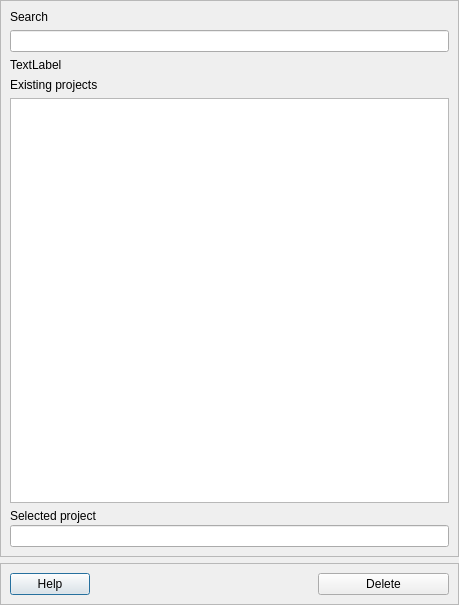
<?xml version="1.0" encoding="UTF-8"?>
<ui version="4.0">
 <class>Dialog</class>
 <widget class="QDialog" name="Dialog">
  <property name="geometry">
   <rect>
    <x>0</x>
    <y>0</y>
    <width>459</width>
    <height>605</height>
   </rect>
  </property>
  <property name="windowTitle">
   <string>Dialog</string>
  </property>
  <layout class="QVBoxLayout" name="verticalLayout_5">
   <property name="leftMargin">
    <number>0</number>
   </property>
   <property name="topMargin">
    <number>0</number>
   </property>
   <property name="rightMargin">
    <number>0</number>
   </property>
   <property name="bottomMargin">
    <number>0</number>
   </property>
   <item>
    <widget class="QFrame" name="frame">
     <property name="frameShape">
      <enum>QFrame::StyledPanel</enum>
     </property>
     <property name="frameShadow">
      <enum>QFrame::Raised</enum>
     </property>
     <layout class="QVBoxLayout" name="verticalLayout_3">
      <item>
       <layout class="QVBoxLayout" name="verticalLayout">
        <item>
         <widget class="QLabel" name="label_31">
          <property name="text">
           <string>Search</string>
          </property>
         </widget>
        </item>
        <item>
         <widget class="QLineEdit" name="txt_delete_search"/>
        </item>
        <item>
         <widget class="QLabel" name="lbl_delete_status_search">
          <property name="text">
           <string>TextLabel</string>
          </property>
         </widget>
        </item>
       </layout>
      </item>
      <item>
       <layout class="QVBoxLayout" name="verticalLayout_2">
        <item>
         <widget class="QLabel" name="label_32">
          <property name="text">
           <string>Existing projects</string>
          </property>
         </widget>
        </item>
        <item>
         <widget class="QListView" name="list_delete_projects_view"/>
        </item>
       </layout>
      </item>
      <item>
       <layout class="QVBoxLayout" name="verticalLayout_34">
        <property name="spacing">
         <number>2</number>
        </property>
        <item>
         <widget class="QLabel" name="label_33">
          <property name="text">
           <string>Selected project</string>
          </property>
         </widget>
        </item>
        <item>
         <widget class="QLineEdit" name="txt_delete_selected_projects">
          <property name="readOnly">
           <bool>true</bool>
          </property>
         </widget>
        </item>
       </layout>
      </item>
     </layout>
    </widget>
   </item>
   <item>
    <widget class="QFrame" name="frame_bottom">
     <property name="frameShape">
      <enum>QFrame::StyledPanel</enum>
     </property>
     <property name="frameShadow">
      <enum>QFrame::Raised</enum>
     </property>
     <layout class="QVBoxLayout" name="verticalLayout_4">
      <item>
       <layout class="QHBoxLayout" name="horizontalLayout">
        <item>
         <widget class="QPushButton" name="btn_help">
          <property name="text">
           <string>Help</string>
          </property>
         </widget>
        </item>
        <item>
         <spacer name="horizontalSpacer_12">
          <property name="orientation">
           <enum>Qt::Horizontal</enum>
          </property>
          <property name="sizeHint" stdset="0">
           <size>
            <width>40</width>
            <height>20</height>
           </size>
          </property>
         </spacer>
        </item>
        <item>
         <widget class="QPushButton" name="btn_delete_delete_project">
          <property name="minimumSize">
           <size>
            <width>131</width>
            <height>0</height>
           </size>
          </property>
          <property name="text">
           <string>Delete</string>
          </property>
         </widget>
        </item>
       </layout>
      </item>
     </layout>
    </widget>
   </item>
  </layout>
 </widget>
 <resources/>
 <connections/>
</ui>
